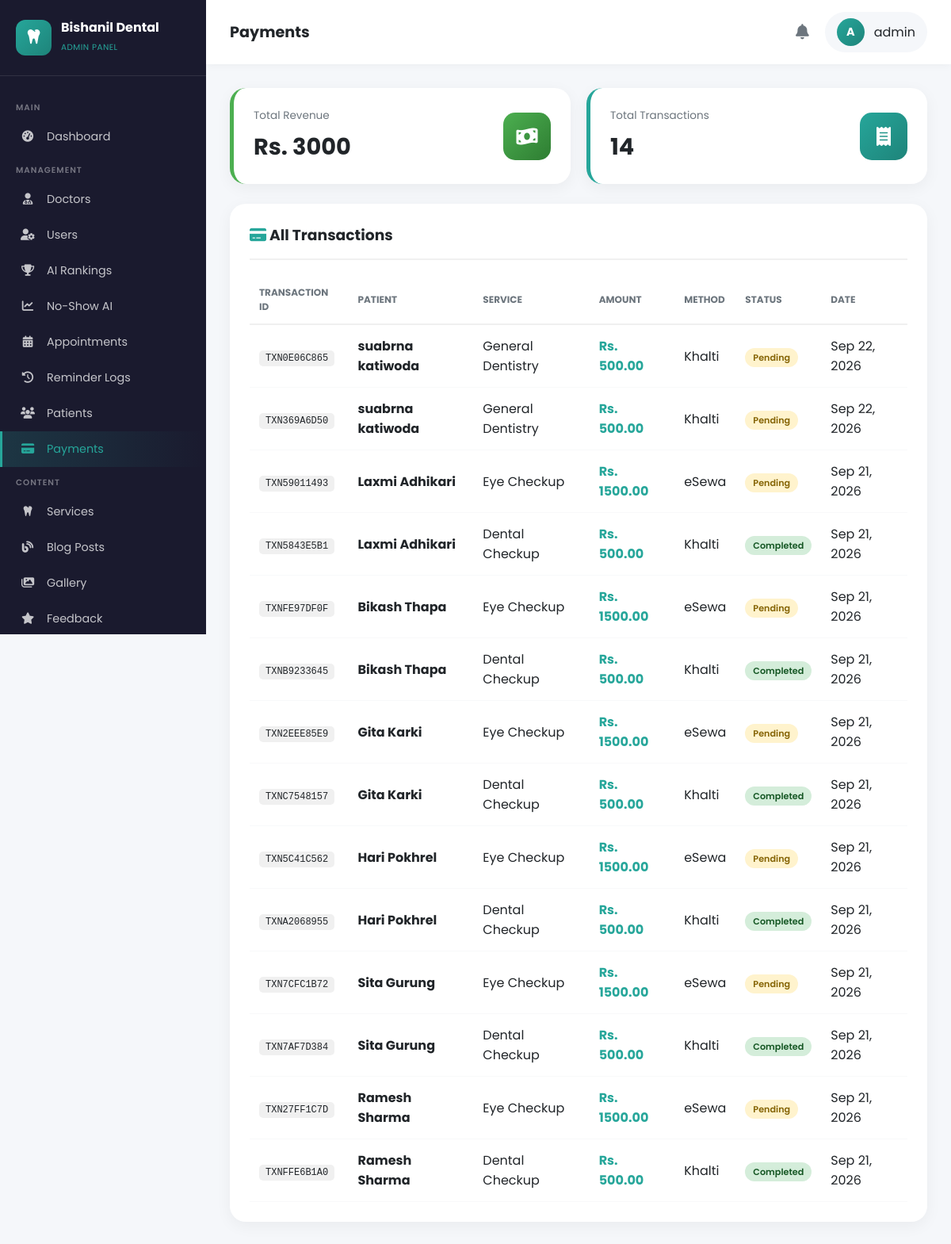
The page /admin-panel/payments/ (signed in) on the database as committed earlier.
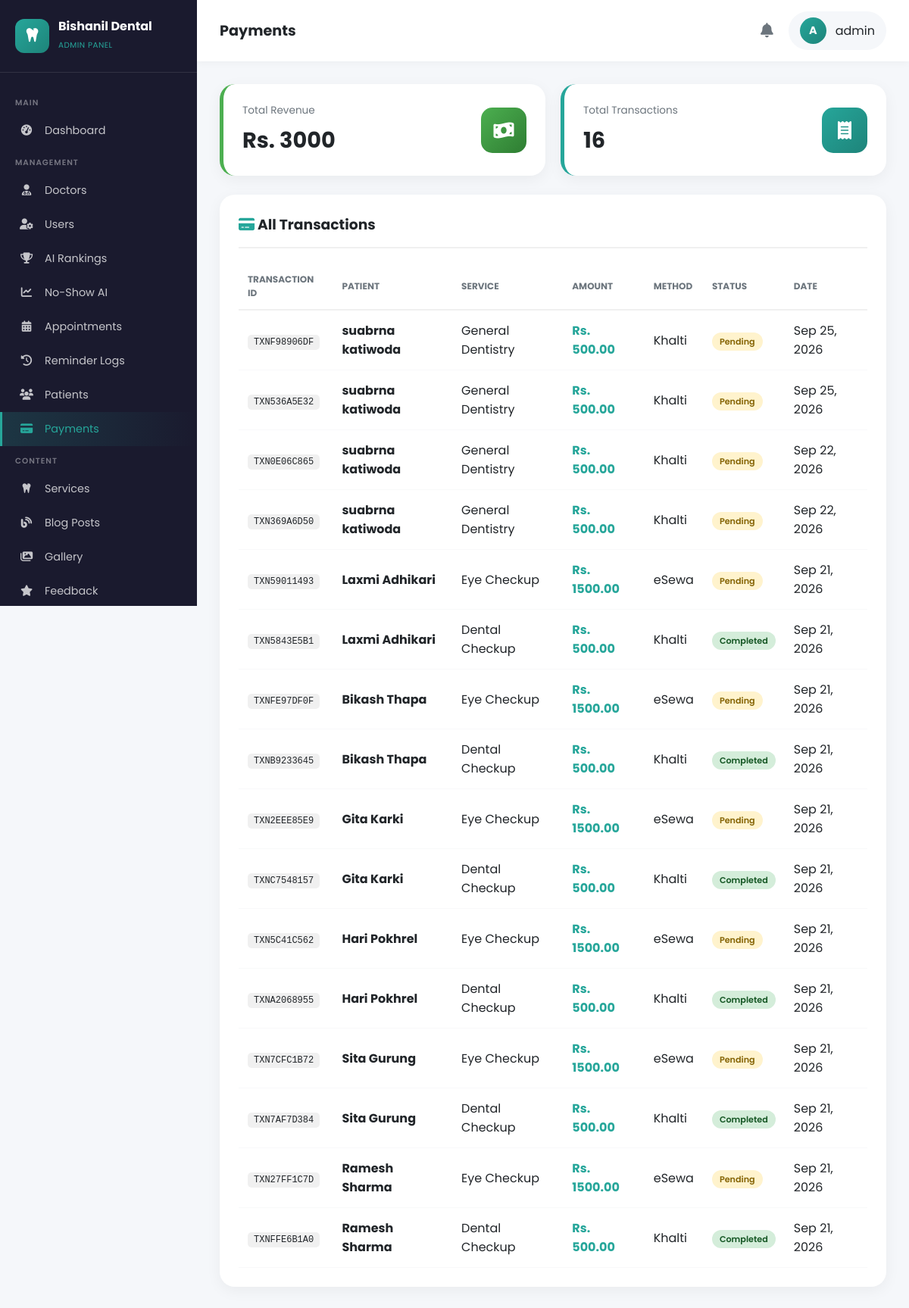
The same page on the database as committed later.
### payments/models.py (models this page shows, shortened)
class Transaction(models.Model):
    PAYMENT_METHODS = [
        ('khalti', 'Khalti'),
        ('esewa', 'eSewa'),
        ('cash', 'Cash'),
        ('card', 'Card'),
    ]
    STATUS_CHOICES = [
        ('pending', 'Pending'),
        ('completed', 'Completed'),
        ('failed', 'Failed'),
        ('refunded', 'Refunded'),
    ]
    transaction_id = models.CharField(max_length=100, unique=True)
    payment_method = models.CharField(max_length=50, choices=PAYMENT_METHODS)
    amount = models.DecimalField(max_digits=10, decimal_places=2)
    appointment = models.ForeignKey(Appointment, on_delete=models.SET_NULL, null=True, blank=True)
    service_name = models.CharField(max_length=200, blank=True)
    patient_name = models.CharField(max_length=200)
    patient_email = models.EmailField()
    patient_phone = models.CharField(max_length=20)
    gateway_transaction_id = models.CharField(max_length=200, blank=True)
    gateway_response = models.JSONField(default=dict, blank=True)
    status = models.CharField(max_length=20, choices=STATUS_CHOICES, default='pending')
    invoice_number = models.CharField(max_length=50, unique=True, blank=True, null=True)
    invoice_pdf = models.FileField(upload_to='invoices/', blank=True, null=True)
    created_at = models.DateTimeField(auto_now_add=True)
    updated_at = models.DateTimeField(auto_now=True)
    paid_at = models.DateTimeField(null=True, blank=True)
    class Meta:
        ordering = ['-created_at']
        verbose_name = 'Transaction'
        verbose_name_plural = 'Transactions'

### dashboard/views.py (the view)
# urls.py: path('payments/', views.manage_payments, name='manage_payments'),
@login_required(login_url='/admin-panel/login/')
@user_passes_test(is_admin, login_url='/admin-panel/login/')
def manage_payments(request):
    transactions = Transaction.objects.all().order_by('-created_at')
    return render(request, 'dashboard/manage_payments.html', {
        'transactions': transactions,
        'total_revenue': transactions.filter(status='completed').aggregate(Sum('amount'))['amount__sum'] or 0,
    })

### contact/context_processors.py (called while the page is built)
def contact_settings(request):
    try:
        settings = ContactSettings.objects.first()
    except:
        settings = None
    return {'contact_settings': settings}

### dashboard/views.py (called while the page is built)
def is_admin(user):
    return user.is_authenticated and user.is_staff

### doctors/context_processors.py (called while the page is built)
def doctor_profile(request):
    if request.user.is_authenticated:
        try:
            from .models import Doctor
            doctor = Doctor.objects.get(user=request.user)
            return {'doctor_profile': doctor}
        except:
            pass
    return {'doctor_profile': None}

### templates/dashboard/manage_payments.html (shortened to what the changed rows need)
{% extends 'dashboard/base_admin.html' %}
{% load static %}
{% block page_title %}Payments{% endblock %}
{% block content %}
<div style="display: grid; grid-template-columns: repeat(2, 1fr); gap: 20px; margin-bottom: 25px;">
    <div style="background: white; padding: 25px; border-radius: 20px; box-shadow: 0 5px 20px rgba(0,0,0,0.05); border-left: 5px solid #26a69a;">
        <div style="display: flex; justify-content: space-between; align-items: center;">
            <div>
                <p style="color: #6c757d; font-size: 0.85rem; margin-bottom: 8px;">Total Transactions</p>
                <h3 style="font-size: 1.8rem; color: #212529;">{{ transactions.count }}</h3>
            </div>
        </div>
    </div>
</div>
<div style="background: white; border-radius: 20px; padding: 25px; box-shadow: 0 5px 20px rgba(0,0,0,0.05);">
    {% if transactions %}
    <table style="width: 100%; border-collapse: collapse;">
        <thead>
            <tr>
                <th style="padding: 12px; text-align: left; font-size: 0.75rem; color: #6c757d; text-transform: uppercase; border-bottom: 2px solid #f0f0f0;">Transaction ID</th>
                <th style="padding: 12px; text-align: left; font-size: 0.75rem; color: #6c757d; text-transform: uppercase; border-bottom: 2px solid #f0f0f0;">Patient</th>
                <th style="padding: 12px; text-align: left; font-size: 0.75rem; color: #6c757d; text-transform: uppercase; border-bottom: 2px solid #f0f0f0;">Service</th>
                <th style="padding: 12px; text-align: left; font-size: 0.75rem; color: #6c757d; text-transform: uppercase; border-bottom: 2px solid #f0f0f0;">Amount</th>
                <th style="padding: 12px; text-align: left; font-size: 0.75rem; color: #6c757d; text-transform: uppercase; border-bottom: 2px solid #f0f0f0;">Method</th>
                <th style="padding: 12px; text-align: left; font-size: 0.75rem; color: #6c757d; text-transform: uppercase; border-bottom: 2px solid #f0f0f0;">Status</th>
                <th style="padding: 12px; text-align: left; font-size: 0.75rem; color: #6c757d; text-transform: uppercase; border-bottom: 2px solid #f0f0f0;">Date</th>
            </tr>
        </thead>
        <tbody>
            {% for t in transactions %}
            <tr>
                <td style="padding: 14px 12px; border-bottom: 1px solid #f8f9fa;">
                    <code style="font-size: 0.75rem; background: #f0f0f0; padding: 3px 8px; border-radius: 5px;">{{ t.transaction_id }}</code>
                </td>
                <td style="padding: 14px 12px; border-bottom: 1px solid #f8f9fa;"><strong>{{ t.patient_name }}</strong></td>
                <td style="padding: 14px 12px; border-bottom: 1px solid #f8f9fa;">{{ t.service_name|default:"-" }}</td>
                <td style="padding: 14px 12px; border-bottom: 1px solid #f8f9fa;">
                    <strong style="color: #26a69a;">Rs. {{ t.amount }}</strong>
                </td>
                <td style="padding: 14px 12px; border-bottom: 1px solid #f8f9fa;">{{ t.get_payment_method_display }}</td>
                <td style="padding: 14px 12px; border-bottom: 1px solid #f8f9fa;">
                    {% if t.status == 'completed' %}
                    <span style="background: #d4edda; color: #155724; padding: 4px 10px; border-radius: 20px; font-size: 0.7rem; font-weight: 600;">Completed</span>
                    {% elif t.status == 'pending' %}
                    <span style="background: #fff3cd; color: #856404; padding: 4px 10px; border-radius: 20px; font-size: 0.7rem; font-weight: 600;">Pending</span>
                    {% else %}
                    <span style="background: #f8d7da; color: #721c24; padding: 4px 10px; border-radius: 20px; font-size: 0.7rem; font-weight: 600;">{{ t.get_status_display }}</span>
                    {% endif %}
                </td>
                <td style="padding: 14px 12px; border-bottom: 1px solid #f8f9fa;">{{ t.created_at|date:"M d, Y" }}</td>
            </tr>
            {% endfor %}
        </tbody>
    </table>
    {% else %}
    <p style="text-align: center; padding: 40px; color: #6c757d;">
        <i class="fas fa-receipt" style="font-size: 3rem; display: block; margin-bottom: 15px; color: #dee2e6;"></i>
        No transactions yet
    </p>
    {% endif %}
</div>
{% endblock %}

Rows that differ between the two databases and show on the page:
added Transaction: transaction_id "TXNF98906DF", patient_name "suabrna katiwoda", service_name "General Dentistry", amount "500.00", payment_method "Khalti", status "Pending", created_at "Sep 25, 2026"
added Transaction: transaction_id "TXN536A5E32", patient_name "suabrna katiwoda", service_name "General Dentistry", amount "500.00", payment_method "Khalti", status "Pending", created_at "Sep 25, 2026"
Other text that changed with them:
{{ transactions.count }}: "14" → "16"
